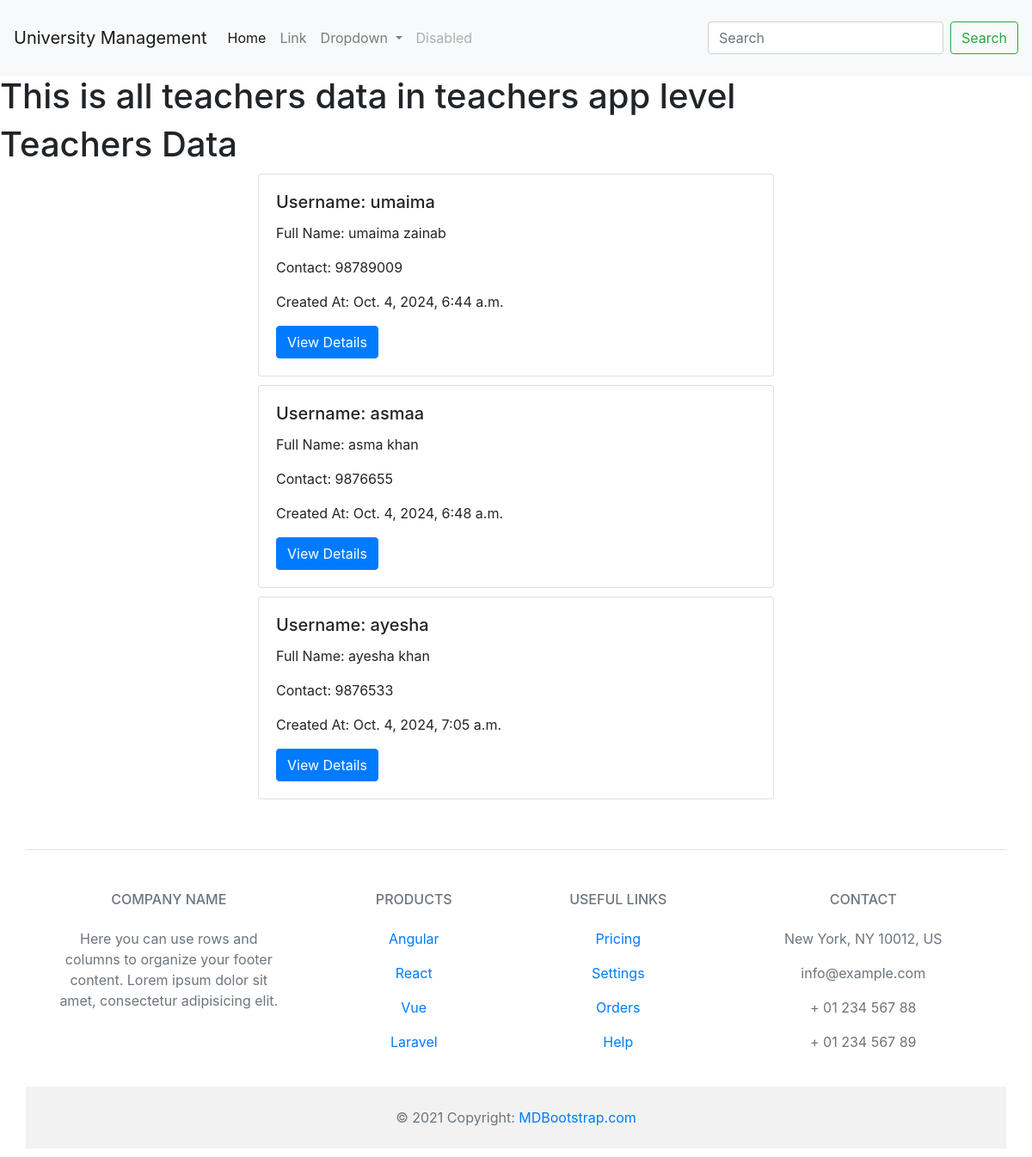
/teacher/all_teachers/, run on the app's committed database.
### teachers/models.py (models this page shows, shortened)
class AddTeachers(models.Model):
    username = models.CharField(max_length=50)
    full_name = models.TextField()
    contact_no = models.IntegerField()
    created_at = models.DateTimeField(auto_now_add=True)
    updated_at = models.DateTimeField(auto_now=True)

### teachers/views.py (the view)
# urls.py: path("all_teachers/", views.all_teachers, name="all_teachers")
def all_teachers(request):
    all_teachers = AddTeachers.objects.all()
    return render(request, "all_teachers.html", {"teachers": all_teachers})

### teachers/templates/all_teachers.html
{% extends "home.html" %}
{% block content %}
<h1>This is all teachers data in teachers app level</h1>
<h1>Teachers Data</h1>
<div style="display: flex; flex-direction: column; gap: 10px; margin: 10px auto; justify-content: center;align-items: center;">
    {% for teacher in teachers %}
<div class="card w-50">
    <div class="card-body">
      <h5 class="card-title">Username: {{ teacher.username }}</h5>
      <p class="card-text">Full Name: {{ teacher.full_name }}</p>
      <p class="card-text">Contact: {{ teacher.contact_no }}</p>
      <p class="card-text">Created At: {{ teacher.created_at }}</p>
      <a href="#" class="btn btn-primary">View Details</a>
    </div>
  </div>
{% endfor %}
{% endblock content %}

### templates/home.html (shortened to what this page needs)
{% extends "base.html" %}

### templates/base.html (shortened to what this page needs)
{% load static %}
<!DOCTYPE html>
<html>
    <head>
        <link rel="stylesheet" href="https://cdn.jsdelivr.net/npm/bootstrap@4.1.3/dist/css/bootstrap.min.css">    </head>
    <body>
        <nav class="navbar navbar-expand-lg navbar-light bg-light py-4">
            <a class="navbar-brand" href="#">University Management</a>
            <div class="collapse navbar-collapse" id="navbarSupportedContent">
              <ul class="navbar-nav mr-auto">
                <li class="nav-item active">
                  <a class="nav-link" href="#">Home <span class="sr-only">(current)</span></a>
                </li>
                <li class="nav-item">
                  <a class="nav-link" href="#">Link</a>
                </li>
                <li class="nav-item dropdown">
                  <a class="nav-link dropdown-toggle" href="#" id="navbarDropdown" role="button" data-toggle="dropdown" aria-haspopup="true" aria-expanded="false">
                    Dropdown
                  </a>
                </li>
                <li class="nav-item">
                  <a class="nav-link disabled" href="#">Disabled</a>
                </li>
              </ul>
              <form class="form-inline my-2 my-lg-0">
                <input class="form-control mr-sm-2" type="search" placeholder="Search" aria-label="Search">
                <button class="btn btn-outline-success my-2 my-sm-0" type="submit">Search</button>
              </form>
            </div>
          </nav>
{% block content %}
{% endblock content %}
<footer class="text-center text-lg-start bg-body-tertiary text-muted">
    <section class="d-flex justify-content-center justify-content-lg-between p-4 border-bottom">
    </section>
    <section class="">
      <div class="container text-center text-md-start mt-5">
        <div class="row mt-3">
          <div class="col-md-3 col-lg-4 col-xl-3 mx-auto mb-4">
            <h6 class="text-uppercase fw-bold mb-4">
              Company name
            </h6>
            <p>
              Here you can use rows and columns to organize your footer content. Lorem ipsum
              dolor sit amet, consectetur adipisicing elit.
            </p>
          </div>
          <div class="col-md-2 col-lg-2 col-xl-2 mx-auto mb-4">
            <h6 class="text-uppercase fw-bold mb-4">
              Products
            </h6>
            <p>
              <a href="#!" class="text-reset">Angular</a>
            </p>
            <p>
              <a href="#!" class="text-reset">React</a>
            </p>
            <p>
              <a href="#!" class="text-reset">Vue</a>
            </p>
            <p>
              <a href="#!" class="text-reset">Laravel</a>
            </p>
          </div>
          <div class="col-md-3 col-lg-2 col-xl-2 mx-auto mb-4">
            <h6 class="text-uppercase fw-bold mb-4">
              Useful links
            </h6>
            <p>
              <a href="#!" class="text-reset">Pricing</a>
            </p>
            <p>
              <a href="#!" class="text-reset">Settings</a>
            </p>
            <p>
              <a href="#!" class="text-reset">Orders</a>
            </p>
            <p>
              <a href="#!" class="text-reset">Help</a>
            </p>
          </div>
          <div class="col-md-4 col-lg-3 col-xl-3 mx-auto mb-md-0 mb-4">
            <h6 class="text-uppercase fw-bold mb-4">Contact</h6>
            <p> New York, NY 10012, US</p>
            <p>
              info@example.com
            </p>
            <p> + 01 234 567 88</p>
            <p> + 01 234 567 89</p>
          </div>
        </div>
      </div>
    </section>
    <div class="text-center p-4" style="background-color: rgba(0, 0, 0, 0.05);">
      © 2021 Copyright:
      <a class="text-reset fw-bold" href="https://mdbootstrap.com/">MDBootstrap.com</a>
    </div>
  </footer>
    </body>
</html>

### data on the page
AddTeachers: username "umaima", full_name "umaima zainab", contact_no "98789009", created_at "Oct. 4, 2024, 6:44 a.m."
AddTeachers: username "asmaa", full_name "asma khan", contact_no "9876655", created_at "Oct. 4, 2024, 6:48 a.m."
AddTeachers: username "ayesha", full_name "ayesha khan", contact_no "9876533", created_at "Oct. 4, 2024, 7:05 a.m."
